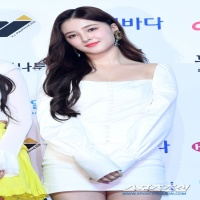
#> input picture coding-exercises-avairds/week4-edge-pyramids- contours/part1-edge-pyramids/nancy1.jpg, 200 x 200 px
$ python laplacian-operator.py
#> lines starting #> are read from the running program, lines starting #| are printed output that depends on the picture
import cv2 as cv
import numpy as np

img = cv.imread("nancy1.jpg", cv.IMREAD_GRAYSCALE)  # read image as grayscale
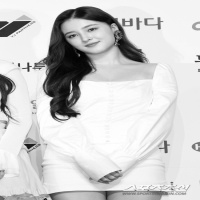
#> img: shape (200, 200); min 0, max 255, mean 206.5


lap = cv.Laplacian(img, cv.CV_64F, ksize=3)
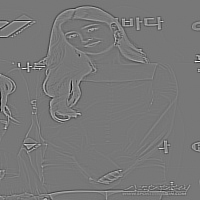
#> lap: shape (200, 200) float64; min -1148, max 1284, mean -0.1; drawn with min black and max white
lap = np.uint8(np.absolute(lap))
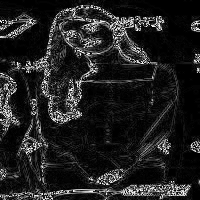
#> lap: shape (200, 200); min 0, max 254, mean 32.9

cv.imshow("edge", lap)
cv.imshow("org", img)
cv.waitKey(0)
cv.destroyAllWindows()
